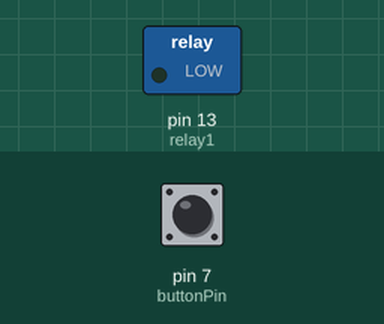
Recording of a sketch running on a simulated Arduino Uno, built with avr-gcc and run on an emulated ATmega328P. On the bench: switched loads named in the sketch (green lamp = pin HIGH). Inputs (shaded band) come from the test bench; at power-on: pin 7 (buttonPin) LOW.

Above: at 1.2 s.
1.3 s: pin 7 (buttonPin) pulled HIGH for 0.15 s
At 1.37 s:
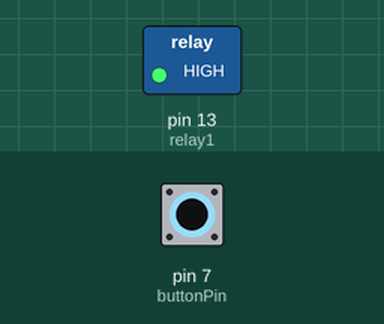
2.9 s: pin 7 (buttonPin) pulled HIGH for 3.2 s
At 6.6 s:
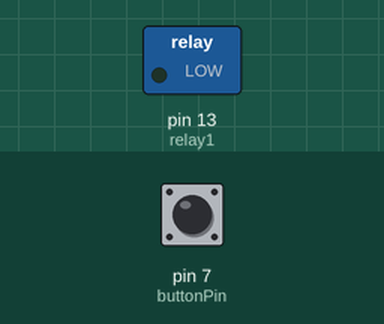
Timing chart, 0 to 8.1 s (numbered marks = the images above; inputs shaded):
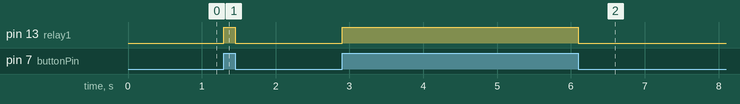

Measured:
- after the input at 1.3 s, pin 13 (relay1): LOW → HIGH at once, → LOW 0.15 s later
- after the input at 2.9 s, pin 13 (relay1): LOW → HIGH at once, → LOW 3.2 s later

The sketch:

1-Channel-Relay.ino
```cpp
/* Interfacing Relay with Arduino Nano/UNO/MEGA*/

const int buttonPin = 7; // the number of the pushbutton pin
const int relay1 = 13; // the number of the relay1 pin

// variables will change:
int buttonState = 0; // variable for reading the pushbutton status

void setup() {
// initialize the relay pin as an output:
pinMode(relay1, OUTPUT);
// initialize the pushbutton pin as an input:
pinMode(buttonPin, INPUT);
}

void loop(){
// read the state of the pushbutton value:
buttonState = digitalRead(buttonPin);

// check if the pushbutton is pressed.
// if it is, the buttonState is HIGH:
if (buttonState == HIGH) {
// turn relays on:
digitalWrite(relay1, HIGH);

}
else {
// turn relays off:
digitalWrite(relay1, LOW);

}
}
```
